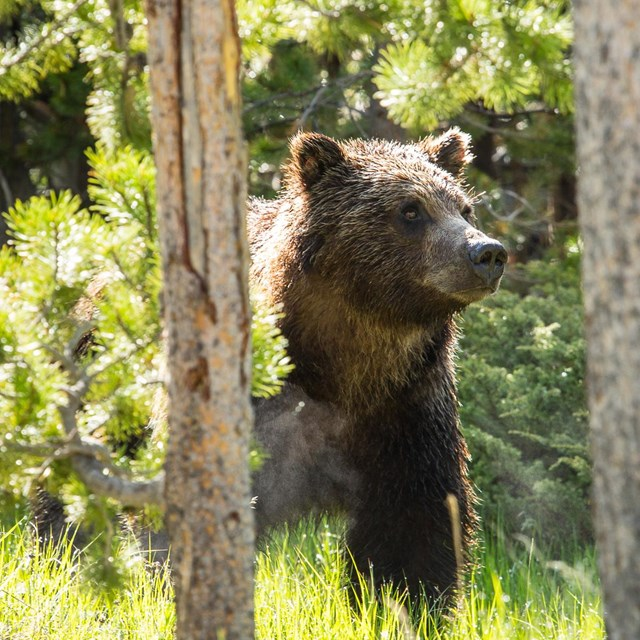
#> input picture bear.jpg, 640 x 640 px
$ python 'Denoising Colored Images.py'
#> lines starting #> are read from the running program, lines starting #| are printed output that depends on the picture
import numpy as np
import pandas as pd
import matplotlib.pyplot as plt
import cv2
img = cv2.imread("bear.jpg")
#> img is the input picture: shape (640, 640, 3); mean B, G, R 86.5, 131.2, 133.3
img = cv2.cvtColor(img,cv2.COLOR_BGR2RGB)
dst = cv2.fastNlMeansDenoisingColored(img,None,10,10,7,15)
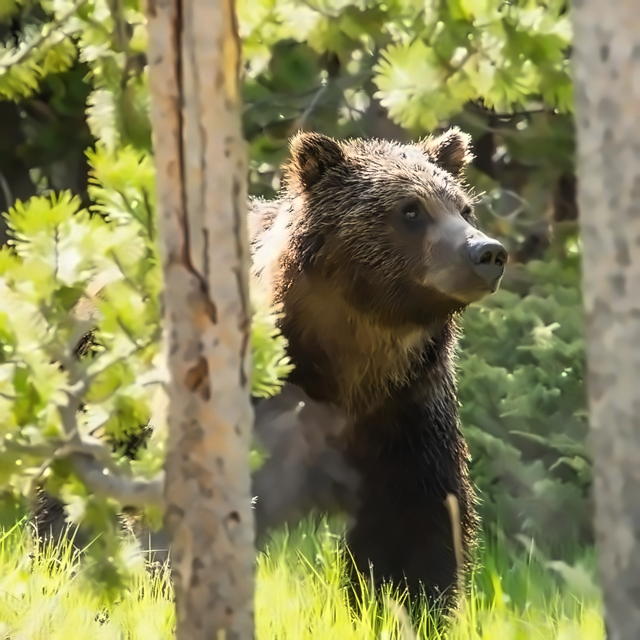
#> dst: shape (640, 640, 3); mean R, G, B 132.8, 130.9, 85.5
'''cv2.imshow("Real Image",img)
cv2.imshow("Denoising Img",dst)'''
plt.subplot(121),plt.imshow(img)
plt.subplot(122),plt.imshow(dst)
#if cv2.waitKey(0) & 0xff == 27:
 #   cv2.destroyAllWindows()
plt.show()
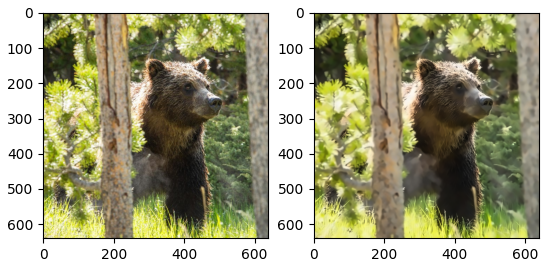
#> figure drawn by matplotlib, 2 panels

$ run again, with Messi_face.JPG copied over bear.jpg
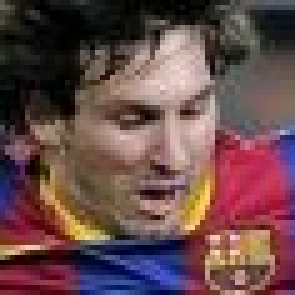
#> input picture Messi_face.JPG, 59 x 59 px (shown 5 times larger)
#> img is the input picture: shape (59, 59, 3); mean B, G, R 74.7, 73.5, 104.1
#> `dst = cv2.fastNlMeansDenoisingColored(img,None,10,10,7,15)`:
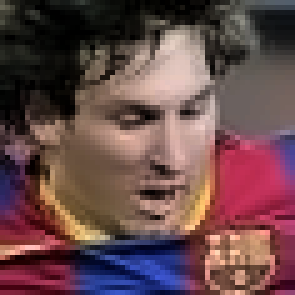
#> dst: shape (59, 59, 3) (shown 5 times larger); mean R, G, B 103.9, 72.9, 74.6
#> `plt.show()`:
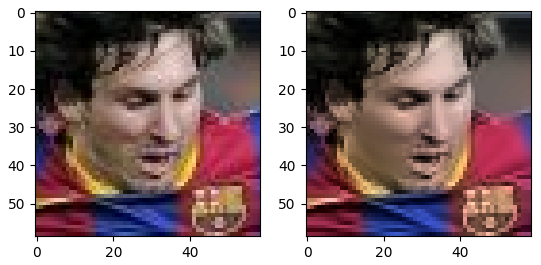
#> figure drawn by matplotlib, 2 panels

$ run again, with apple.jpg copied over bear.jpg
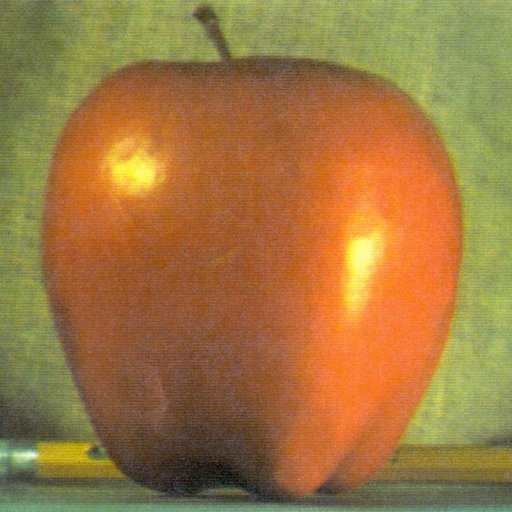
#> input picture apple.jpg, 512 x 512 px
#> img is the input picture: shape (512, 512, 3); mean B, G, R 64.8, 119.7, 159.1
#> `plt.show()`:
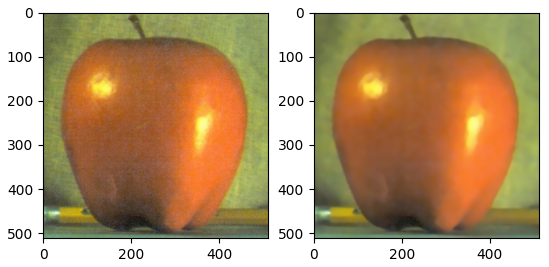
#> figure drawn by matplotlib, 2 panels
